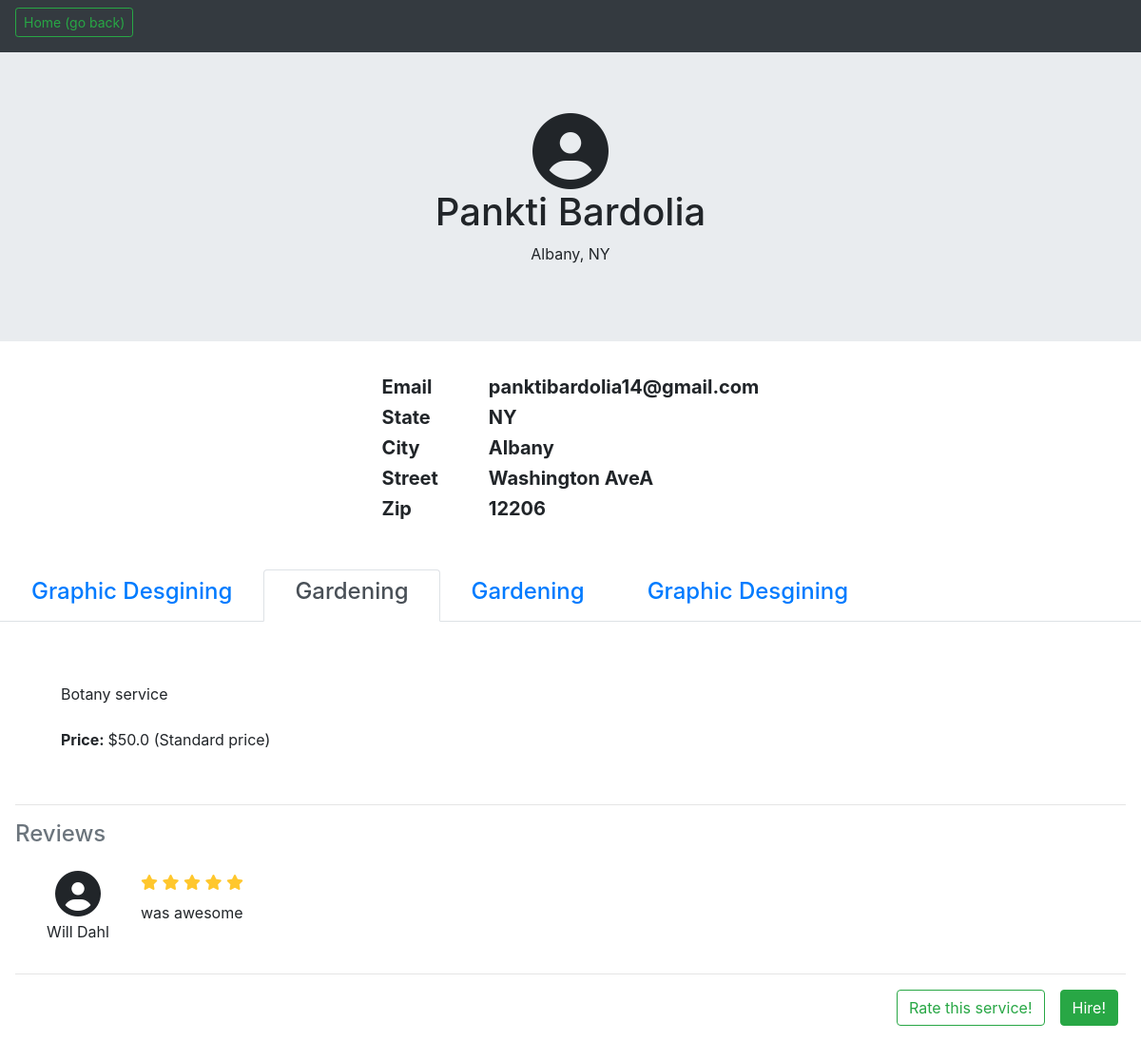
The page /RateMyServices/professional_profile/3/4 on the database as committed earlier.
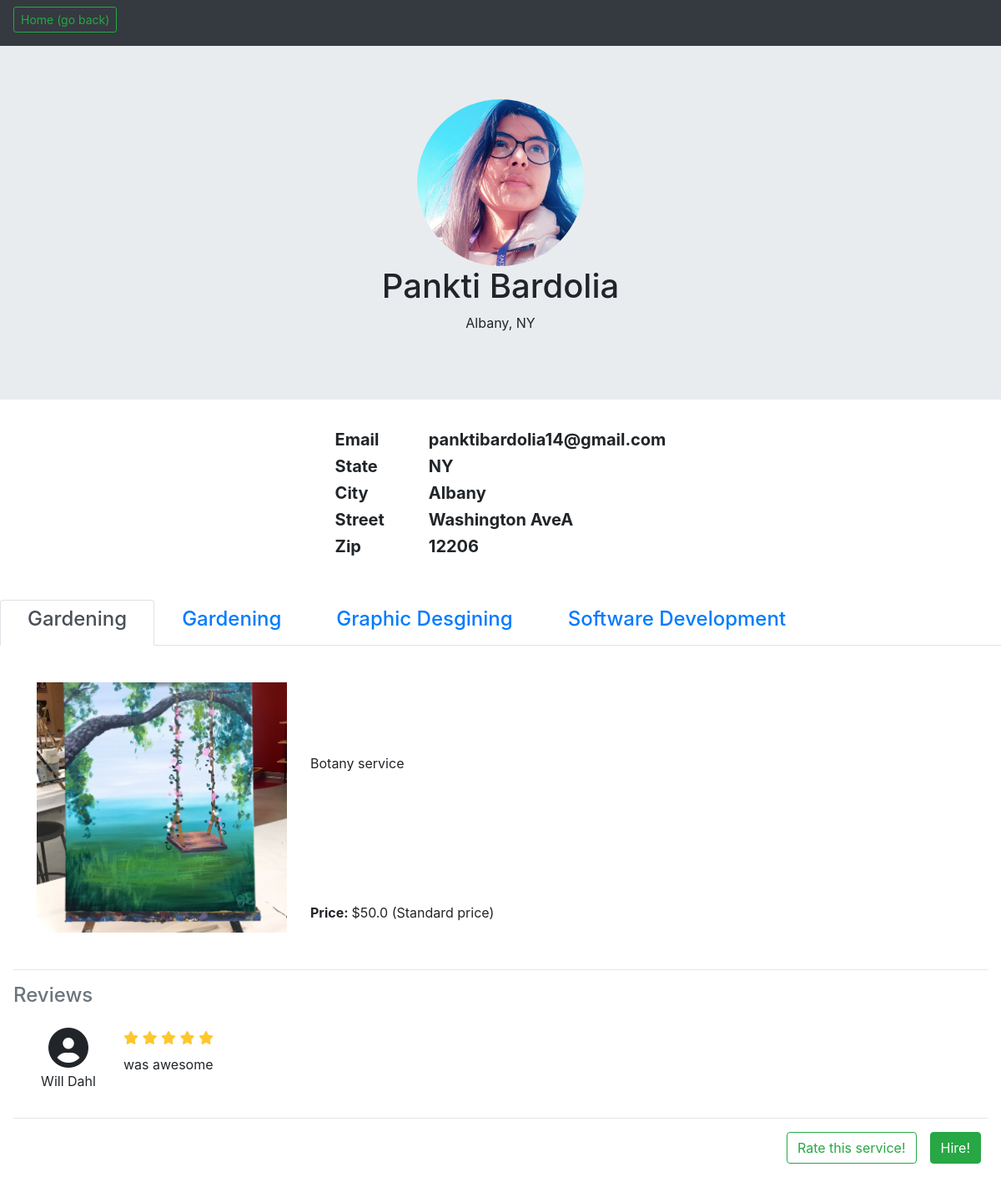
The same page on the database as committed later.
### RateMyServices/models.py (models this page shows, shortened)
class ProfessionalUser(models.Model):
	generalUserID = models.ForeignKey(User, on_delete=models.CASCADE)
	title = models.CharField(max_length=30, default='')
	description = models.CharField(max_length=200, default='')
	avg_rating = models.FloatField(default=0.0)
	isPlatinum = models.BooleanField(default=False)
	isDiamond = models.BooleanField(default=False)

class Service(models.Model):
	service = models.CharField(max_length=30)
	provider = models.ForeignKey(ProfessionalUser, on_delete=models.CASCADE)
	rate = models.FloatField()
	avg_rating = models.FloatField(default=0.0)
	description = models.CharField(max_length=200, default='')
	isHour = models.BooleanField(default=False)
	image = models.ImageField(upload_to='service_pics/',blank=True)

class Rating(models.Model):
	rater = models.ForeignKey(User, on_delete=models.CASCADE)
	provider = models.ForeignKey(ProfessionalUser, on_delete=models.CASCADE)
	service = models.ForeignKey(Service, on_delete=models.CASCADE, default=None)
	rating = models.IntegerField()
	description = models.CharField(max_length=200)
	verified = models.BooleanField(default=False)

### accounts/models.py (models this page shows, shortened)
class User(AbstractBaseUser):
    email   = models.EmailField(max_length=255,unique=True)
    active  = models.BooleanField(default=True)
    staff   = models.BooleanField(default=False) # a admin user; non super-user
    admin   = models.BooleanField(default=False) # a superuser
    first_name  = models.CharField(max_length=30,null=True,blank=False)
    last_name   = models.CharField(max_length=30,null=True,blank=False)
    professional = models.BooleanField(default=False)
    state       = models.CharField(max_length=30,null=True,blank=False)
    city        = models.CharField(max_length=30,null=True,blank=False)
    zips        = models.CharField(max_length=5,null=True,blank=False)
    street      = models.CharField(max_length=100,null=True,blank=False)
    phone       = models.CharField(max_length=12,null=True,blank=False)
    profile_image = models.ImageField(upload_to='profile_pics/', blank=True)
    USERNAME_FIELD = 'email'
    REQUIRED_FIELDS = ['first_name','last_name'] # Email & Password are required by default.
    objects = UserManager()

### RateMyServices/views.py (the view)
# urls.py: path('professional_profile/<int:professionaluser_id>/', views.professional_profile, name='professional_profile'),
def professional_profile(request, professionaluser_id, service_id=None, editable=False):
	pUser = get_object_or_404(ProfessionalUser, id=professionaluser_id)
	nonEmptyReviewList = [] #a collection of nonempty review list for the professional user
	for i in pUser.service_set.all():
		tempList =[] #a list of nonempty review object for a single service
		for j in i.rating_set.exclude(description=''):
			tempList.append(j)
		nonEmptyReviewList.append(tempList)
	finalList = zip(pUser.service_set.all(),nonEmptyReviewList)
	context = {
		'pUser': pUser,
		'editable': editable,
		'serviceWithReviews': finalList,
		'service_id': service_id,
	}
	return render(request, 'RateMyServices/professional_profile.html', context)

### RateMyServices/templates/RateMyServices/professional_profile.html (shortened to what this page needs)
<!DOCTYPE html>
<html>
	<head>
		{% load static %}
		<link rel="stylesheet" href="https://stackpath.bootstrapcdn.com/bootstrap/4.3.1/css/bootstrap.min.css">
        <link rel="stylesheet" type="text/css" href="{% static 'RateMyServices/css/style.css' %}">
		<link rel="stylesheet" type="text/css" href="{% static 'RateMyServices/css/general_profile.css' %}">
		<link rel="stylesheet" type="text/css" href="{% static 'RateMyServices/css/rating.css' %}">
	</head>
	<body>
		<div class="navbar navbar-expand-md navbar-dark bg-dark sticky-top ">
			<h6><a href="/" class="btn btn-outline-success btn-sm text-docration-none">Home (go back)</a></h6>
		</div>
		<div class="jumbotron jumbotron-fluid text-center">
			{% if pUser.generalUserID.profile_image %}
            <div class="rounded-circle mx-auto" style="background: url({{pUser.generalUserID.profile_image.url}}) no-repeat; height: 200px; width: 200px; background-size: cover; background-position: center;"></div>
			{% else %}
			<div>
				<i class="fa fa-user-circle fa-5x"></i>
			</div>
			{% endif %}
			<h1>{{ pUser.generalUserID.first_name }} {{ pUser.generalUserID.last_name }}</h1>
			<p>{{ pUser.generalUserID.city }}, {{ pUser.generalUserID.state }}</p>
		</div>
		<div id="userInformation" class="carousel" data-interval="false">
                <div class="carousel-inner">
					<div class="carousel-item active">
						<div style="align-content: center">
							<table cellspacing="20" align="center" style="font-size: 20px">
								<tr>
									<th>Email</th>
									<th>{{ pUser.generalUserID.email }}</th>
								</tr>
								<tr style="padding: 30px">
									<th style="padding-right: 60px">State</th>
									<th>{{ pUser.generalUserID.state }}</th>
								</tr>
								<tr style="padding: 30px">
									<th>City</th>
									<th>{{ pUser.generalUserID.city }}</th>
								</tr>
								<tr style="padding: 30px">
									<th>Street</th>
									<th>{{ pUser.generalUserID.street }}</th>
								</tr>
								<tr style="padding: 30px">
									<th>Zip</th>
									<th>{{ pUser.generalUserID.zips }}</th>
								</tr>
							</table>
						</div>
					</div>
                </div>
			</div>
		<div class="mt-5">
			{% include "RateMyServices/pp_service_block.html" %}
		</div>
	</body>
</html>

### RateMyServices/templates/RateMyServices/pp_service_block.html (shortened to what this page needs)
<nav>
    <div class="nav nav-tabs" id="nav-tab" role="tablist">
    {% for i in pUser.service_set.all %}
        <a class="nav-item nav-link
        {% if service_id == None %}
            {% if not forloop.counter0 %}
            active
            {% endif %}
        {% else %}
            {% if i.id == service_id %}
            active
            {% endif %}
        {% endif %}"
            id="nav-{{forloop.counter0}}-tab" href="#nav-{{forloop.counter0}}" data-toggle="tab" role="tab" aria-controls="nav-{{forloop.counter0}}"
            aria-selected="{% if not forloop.counter0 %}true {% else %} false {% endif %}"
            ><h4 class="px-3">{{i.service}}</h4>
        </a>
    {% endfor %}
    </div>
</nav>
<div class="tab-content" id="nav-tabContent">
    {% for i in serviceWithReviews %}
        <div class="tab-pane fade
        {% if service_id == None %}
            {% if not forloop.counter0 %}
            show active
            {% endif %}
        {% else %}
            {% if i.0.id == service_id %}
            show active
            {% endif %}
        {% endif %}
        p-3"
            id="nav-{{forloop.counter0}}" role="tabpanel" aria-labelledby="nav-{{forloop.counter0}}-tab">
            <div class="py-4 d-flex ">
                <div class="d-flex flex-column px-4">
                {% if i.0.image %}
                <div class="p-1" style="border: 10px;">
                    <div style="background:url({{i.0.image.url}}); height: 300px; width: 300px; background-size: cover; background-position: center;"></div>
                </div>
                {% endif %}
                </div>
                <div class="d-flex flex-column">
                    <p class="my-auto py-4">{{i.0.description}}</p>
                    <p class="mt-auto"> <strong> Price: </strong>${{i.0.rate}} {% if i.0.isHour %} /hr {% else %} (Standard price) {% endif %}</p>
                </div>
            </div>
            <hr>
            <h4 class="text-muted">Reviews</h4>
            {% if i.1|length %}
                {% for j in i.1 %}
                    <div class="media p-3">
                        <div class="d-flex flex-column" style="width: 100px;">
                            <div class="mx-auto">
                                {% if j.rater.profile_image %}
                                <div class="rounded-circle mr-2" style="background: url({{j.rater.profile_image.url}}) no-repeat; height: 50px; width: 50px; background-size: cover; background-position: center;"></div>
                                {% else %}
                                <i class="fa fa-user-circle fa-3x"></i>
                                {% endif %}
                            </div>
                            <p class="text-center mt-1 mb-0">{{j.rater.first_name}} {{j.rater.last_name}}</p>
                        </div>
                        <div class="media-body pl-3">
                            {% with range=''|center:j.rating  %}
                            {% for q in range %}
                            <i class="fa fa-star" style="color: #ffc72d;"></i>
                            {% endfor %}
                            {% endwith %}
                            <p class="mt-2">{{j.description}}</p>
                        </div>
                    </div>
                    <hr>
                {% endfor %}
            {% else %}
                <div class="p-3">
                    <p>There is no comment yet. Do you want to write a review?</p>
                </div>
            {% endif %}
            {% if request.user.id != pUser.generalUserID.id%}
            <div class="d-flex float-right pb-3">
                <button type="button" class="btn btn-outline-success mx-2" data-toggle="modal" data-target="#giverateModal{{forloop.counter0}}">Rate this service!</button>
                <button type="button" class="btn btn-success mx-2" data-toggle="modal" data-target="#hireModal{{forloop.counter0}}">Hire!</button>
            </div>
            {% endif %}
        </div>
    {% endfor %}
</div>

Rows that differ between the two databases and show on the page:
removed Service: service "Graphic Desgining", shown under "Pankti Bardolia"
changed through a linked row, ProfessionalUser "Pankti": generalUserID.profile_image: picture added
changed Service "Botany service": image empty → "service_pics/003.jpg" (drawn); image: picture added
added Service: service "Software Development", shown under "Pankti Bardolia"
